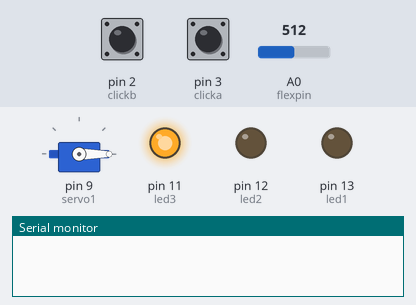
Recording of a sketch running on a simulated Arduino Uno, built with avr-gcc and run on an emulated ATmega328P. Parts: servo, output pins drawn as LEDs (lit = HIGH), the last lines printed to the serial monitor. The inputs (shaded band) are chosen by the test bench; at power-on: pin 3 (clicka) HIGH, A0 (flexpin) = 512, pin 2 (clickb) HIGH.

Above: at 1.2 s.
1.3 s: pin 3 (clicka) pulled LOW for 1 s
At 3.6 s:
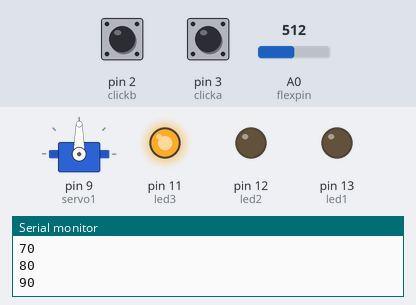
4.3 s: A0 (flexpin) set to 436
5.8 s: A0 (flexpin) set to 415
At 6.2 s:
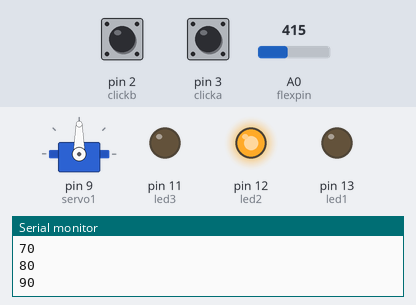
7.3 s: pin 2 (clickb) pulled LOW for 0.15 s
At 7.8 s:
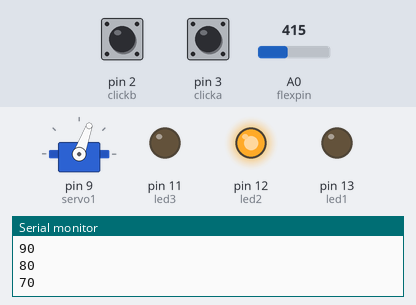
8.9 s: pin 2 (clickb) pulled LOW for 1 s
At 10.0 s:
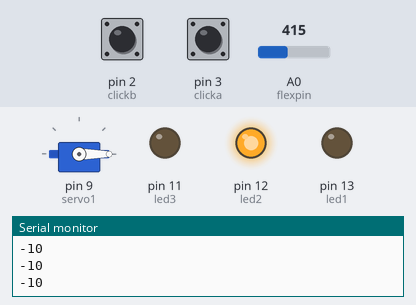
11.9 s: pin 3 (clicka) pulled LOW for 3.2 s
At 14.9 s:
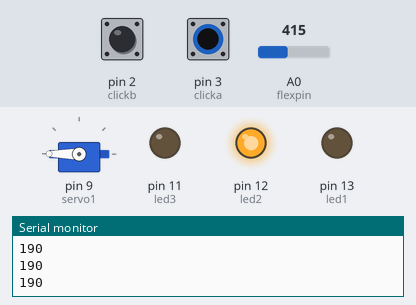
Timing chart, 0 to 16.4 s (numbered marks = the images above; inputs shaded):
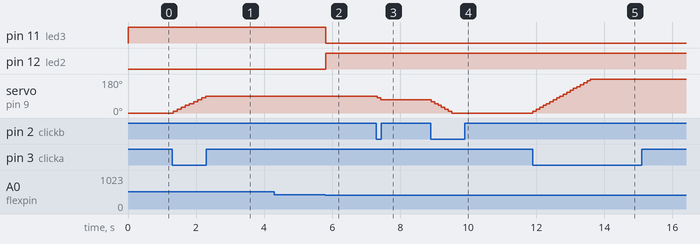

The sketch:

sketch_mar30a.ino
```cpp
#include <Servo.h>

Servo servo1;
const int flexpin = 0;


int clicka = 3; // move the servo in +
int clickb = 2; // move the servo in -
int pos0;
int posa;
int posb;
int led1 = 13;
int led2 = 12;
int led3 = 11;


void setup()
{

  servo1.attach(9);  // attaches the servo on pin 7 to the servo object
  pinMode(clicka, INPUT_PULLUP);
  pinMode(clickb, INPUT_PULLUP);
  servo1.write(0);  // servo Start at point 0
  pinMode(led1,OUTPUT);
  pinMode(led2,OUTPUT);
  pinMode(led3,OUTPUT);
  Serial.begin(9600);

}


void loop() {

  int flexposition;    // Input value from the analog pin.
  int servodelay;   // Output value to the servo.
  flexposition = analogRead(flexpin);
  servodelay = map(flexposition, 180, 560, 20, 100);
  servodelay = constrain(servodelay, 10, 100);

  if(servodelay <= 40){
    digitalWrite(led1,HIGH);
    digitalWrite(led2,LOW);
    digitalWrite(led3,LOW);
  } else if(servodelay <= 70){
    digitalWrite(led1,LOW);
    digitalWrite(led2,HIGH);
    digitalWrite(led3,LOW);
  } else if(servodelay <= 100){
    digitalWrite(led1,LOW);
    digitalWrite(led2,LOW);
    digitalWrite(led3,HIGH);
  }


pos0=servo1.read();  // read the current position of the servo
posa=pos0+10;    // the servo will move 1 degree forward
posb=pos0-10;    // the servo will move 1 degree forward

if (digitalRead(clicka)==LOW)  // by click on one button
{servo1.write(posa);
Serial.println(posa);// the servo will move
delay(servodelay);}


if (digitalRead(clickb)==LOW)   // by click other button
{servo1.write(posb);
Serial.println(posb);// the servo will move other way
delay(servodelay);}


delay(30);}
```

Measured:
- the behaviour switches between 423 and 422 on A0 (flexpin) (found by bisection; images 1 and 2)
- after the input at 1.3 s, servo on pin 9 (servo1): moves from 0° to 90° over 0.96 s, starting at once
- after the input at 4.3 s, every drawn part: stays the same
- after the input at 5.8 s, pin 11 (led3): HIGH → LOW at once; pin 12 (led2): LOW → HIGH at once
- after the input at 7.3 s, servo on pin 9 (servo1): 90° → 80° at once, → 70° 0.10 s later
- after the input at 8.9 s, servo on pin 9 (servo1): moves from 70° to 0° over 0.60 s, starting at once
- after the input at 11.9 s, servo on pin 9 (servo1): moves from 0° to 180° over 1.7 s, starting at once
